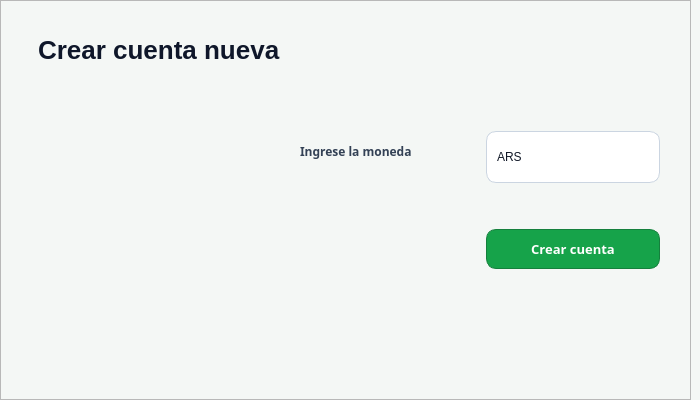
<?xml version="1.0" encoding="UTF-8"?>
<ui version="4.0">
 <class>CreateAccount</class>
 <widget class="QWidget" name="CreateAccount">
  <property name="geometry">
   <rect>
    <x>0</x>
    <y>0</y>
    <width>700</width>
    <height>400</height>
   </rect>
  </property>
  <property name="minimumSize">
   <size>
    <width>700</width>
    <height>400</height>
   </size>
  </property>
  <property name="maximumSize">
   <size>
    <width>700</width>
    <height>400</height>
   </size>
  </property>
  <property name="windowTitle">
   <string>CreateAccount</string>
  </property>
  <property name="styleSheet">
   <string notr="true">/* ==== Raíz del widget embebible (fondo claro o transparente) ==== */
/* Si querés que herede el fondo del contenedor, dejalo transparent */
QWidget#CreateAccount {
background: #f4f7f5;   
  /*background: transparent;   */      /* &lt;— embebible sin pelear con el stack */
  color: #1f2937;
  font-family: &quot;Segoe UI&quot;, &quot;Inter&quot;, Arial;
}

/* ==== Título ==== */
QLabel#lblTituloCrearCuentas {
  color: #0f172a;
  font-size: 26px;
  font-weight: 800;
  letter-spacing: .3px;
  border: none;
  padding: 4px 0 8px 0;
}

/* ==== Label de campo ==== */
QLabel#lblMoneda {
  color: #334155;
  font-weight: 600;
}

/* ==== ComboBox (dropdown) ==== */
QComboBox#cmbCurrency {
  background: #ffffff;
  color: #111827;
  border: 1px solid #cbd5e1;
  border-radius: 10px;
  padding: 8px 36px 8px 10px;   /* espacio para la flecha */
  min-height: 34px;
}
QComboBox#cmbCurrency:focus {
  border: 2px solid #22c55e;     /* acento verde */
  background: #ffffff;
}
QComboBox#cmbCurrency::drop-down {
  border: 0; width: 24px;
}
QComboBox#cmbCurrency QAbstractItemView {
  background: #ffffff;
  color: #111827;
  border: 1px solid #cbd5e1;
  selection-background-color: #22c55e;
  selection-color: #ffffff;
  outline: 0;
}

/* ==== Botón principal ==== */
QPushButton#btnCreateAccount {
  background: #16a34a;
  color: #ffffff;
  border: 1px solid #15803d;
  border-radius: 10px;
  padding: 10px 16px;
  font-weight: 600;
}
QPushButton#btnCreateAccount:hover   { background: #17b455; }
QPushButton#btnCreateAccount:pressed { background: #12803e; }
QPushButton#btnCreateAccount:disabled{
  background: #e5f7ed; color: #065f46; border-color: #bfead3;
}

/* ==== Tooltip (por si lo usás) ==== */
QToolTip {
  background-color: #ffffff;
  color: #111827;
  border: 1px solid #cbd5e1;
  padding: 6px 8px;
  border-radius: 8px;
}
</string>
  </property>
  <widget class="QFrame" name="frame">
   <property name="geometry">
    <rect>
     <x>0</x>
     <y>0</y>
     <width>691</width>
     <height>400</height>
    </rect>
   </property>
   <property name="maximumSize">
    <size>
     <width>700</width>
     <height>400</height>
    </size>
   </property>
   <property name="frameShape">
    <enum>QFrame::StyledPanel</enum>
   </property>
   <property name="frameShadow">
    <enum>QFrame::Raised</enum>
   </property>
   <layout class="QGridLayout" name="gridLayout" rowstretch="0,1,1,0,0,0" columnstretch="0,2,2" rowminimumheight="0,0,0,0,0,0" columnminimumwidth="0,0,0">
    <property name="leftMargin">
     <number>30</number>
    </property>
    <property name="topMargin">
     <number>30</number>
    </property>
    <property name="rightMargin">
     <number>30</number>
    </property>
    <property name="bottomMargin">
     <number>30</number>
    </property>
    <property name="spacing">
     <number>12</number>
    </property>
    <item row="2" column="1">
     <widget class="QLabel" name="lblMoneda">
      <property name="font">
       <font>
        <family>Segoe UI Black</family>
        <bold>true</bold>
       </font>
      </property>
      <property name="text">
       <string>Ingrese la moneda</string>
      </property>
     </widget>
    </item>
    <item row="1" column="1">
     <spacer name="verticalSpacer">
      <property name="orientation">
       <enum>Qt::Vertical</enum>
      </property>
      <property name="sizeType">
       <enum>QSizePolicy::Fixed</enum>
      </property>
      <property name="sizeHint" stdset="0">
       <size>
        <width>20</width>
        <height>40</height>
       </size>
      </property>
     </spacer>
    </item>
    <item row="0" column="0">
     <widget class="QLabel" name="lblTituloCrearCuentas">
      <property name="text">
       <string>Crear cuenta nueva</string>
      </property>
     </widget>
    </item>
    <item row="5" column="1">
     <spacer name="verticalSpacer_2">
      <property name="orientation">
       <enum>Qt::Vertical</enum>
      </property>
      <property name="sizeHint" stdset="0">
       <size>
        <width>20</width>
        <height>40</height>
       </size>
      </property>
     </spacer>
    </item>
    <item row="3" column="2">
     <spacer name="verticalSpacer_3">
      <property name="orientation">
       <enum>Qt::Vertical</enum>
      </property>
      <property name="sizeType">
       <enum>QSizePolicy::Fixed</enum>
      </property>
      <property name="sizeHint" stdset="0">
       <size>
        <width>20</width>
        <height>40</height>
       </size>
      </property>
     </spacer>
    </item>
    <item row="4" column="2">
     <widget class="QPushButton" name="btnCreateAccount">
      <property name="font">
       <font>
        <family>Segoe UI Black</family>
        <pointsize>10</pointsize>
        <bold>true</bold>
       </font>
      </property>
      <property name="cursor">
       <cursorShape>PointingHandCursor</cursorShape>
      </property>
      <property name="text">
       <string>Crear cuenta</string>
      </property>
     </widget>
    </item>
    <item row="2" column="2">
     <widget class="QComboBox" name="cmbCurrency">
      <property name="sizePolicy">
       <sizepolicy hsizetype="Preferred" vsizetype="Preferred">
        <horstretch>0</horstretch>
        <verstretch>0</verstretch>
       </sizepolicy>
      </property>
      <property name="maximumSize">
       <size>
        <width>16777215</width>
        <height>40</height>
       </size>
      </property>
      <item>
       <property name="text">
        <string>ARS</string>
       </property>
      </item>
      <item>
       <property name="text">
        <string>USD</string>
       </property>
      </item>
     </widget>
    </item>
   </layout>
  </widget>
 </widget>
 <resources/>
 <connections/>
</ui>
